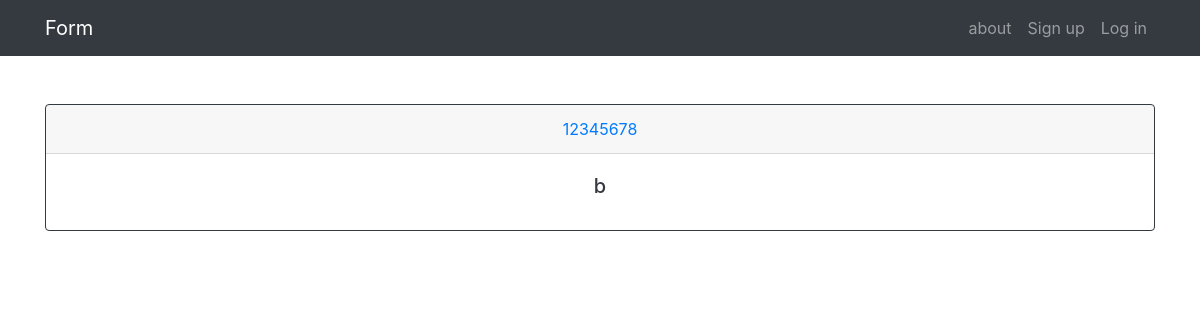
The app's page /index/, older data.
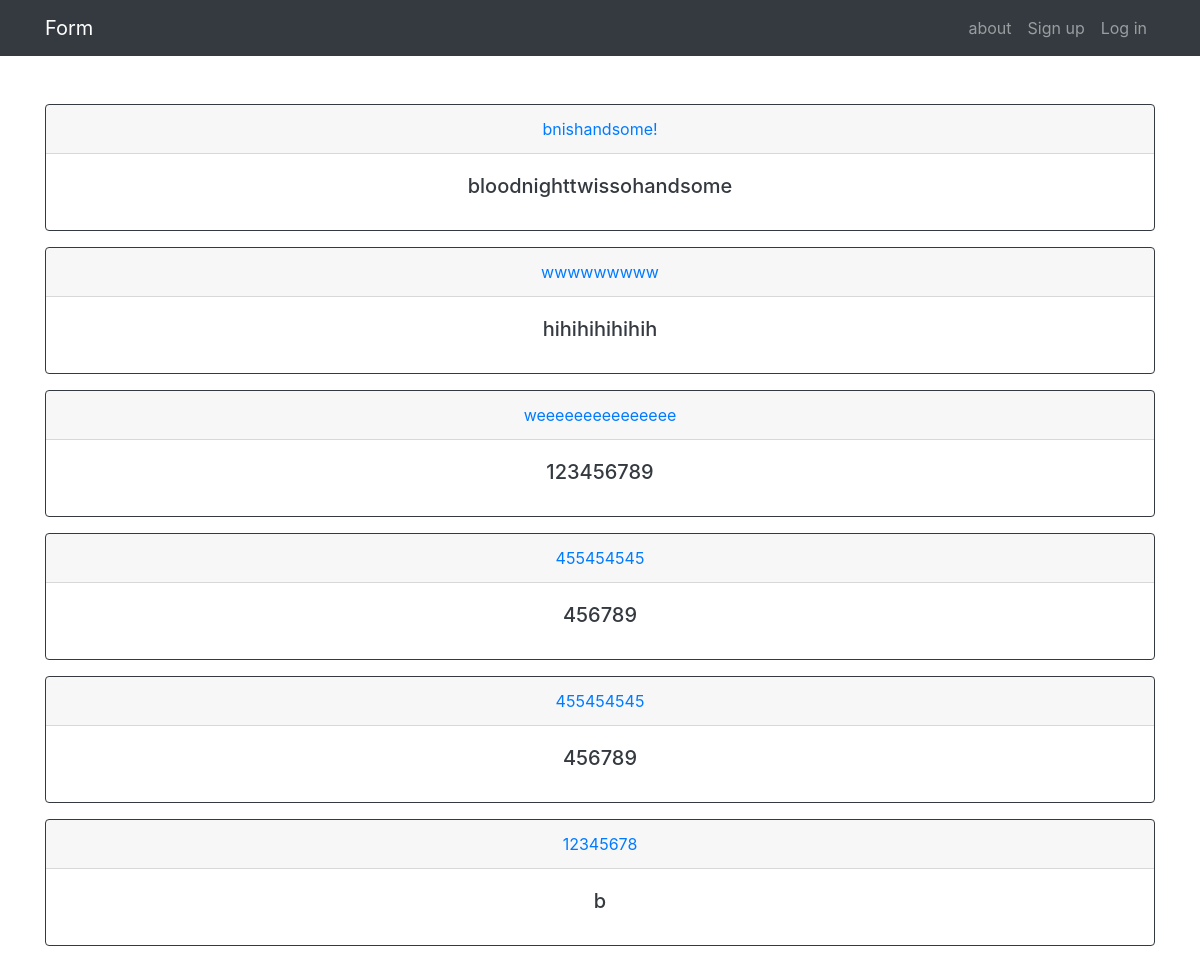
The same page, newer data.
### Post/models.py (models this page shows)
class Post(models.Model):
	title = models.CharField( max_length = 200 )
	content = models.TextField()
	preview = models.CharField(max_length = 150 )
	post_id = models.CharField( max_length = 100 )
	readed = models.TextField()

### Post/views.py (the view)
# urls.py: path('index/',post_index),
def post_index(request):
	all1 = Post.objects.all()
	return render(request,'index.html',{'posts':all1[::-1]})

### templates/index.html (shortened to what this page needs)
{% extends 'base.html' %}
{% block content %}
	{% for post in posts%}
		<a href="/{{ post.post_id }}" class="card border-dark mb-3 text-center">
		  <div class="card-header">{{ post.post_id}}</div>
		  <div class="card-body text-dark">
		    <h5 class="card-title">{{ post.title }}</h5>
		  </div>
		</a>
	{% endfor %}
{% endblock%}

Row changes from the older to the newer data that the page shows:
added Post: post_id "bnishandsome!", title "bloodnighttwissohandsome"
added Post: post_id "wwwwwwwww", title "hihihihihihih"
added Post: post_id "weeeeeeeeeeeeeee", title "123456789"
added Post: post_id "455454545", title "456789"
added Post: post_id "455454545", title "456789"
